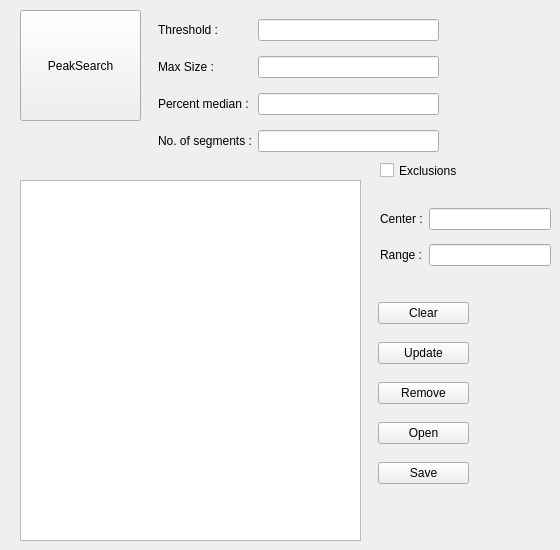
    <widget class="QWidget" name="tab_2">
     <attribute name="title">
      <string>PeakSearch</string>
     </attribute>
     <widget class="QPushButton" name="pushButton">
      <property name="geometry">
       <rect>
        <x>20</x>
        <y>10</y>
        <width>121</width>
        <height>111</height>
       </rect>
      </property>
      <property name="text">
       <string>PeakSearch</string>
      </property>
     </widget>
     <widget class="QTextEdit" name="textEdit">
      <property name="geometry">
       <rect>
        <x>20</x>
        <y>180</y>
        <width>341</width>
        <height>361</height>
       </rect>
      </property>
     </widget>
     <widget class="QCheckBox" name="ps_exclusionsCB">
      <property name="geometry">
       <rect>
        <x>380</x>
        <y>160</y>
        <width>101</width>
        <height>21</height>
       </rect>
      </property>
      <property name="text">
       <string>Exclusions </string>
      </property>
     </widget>
     <widget class="QWidget" name="layoutWidget">
      <property name="geometry">
       <rect>
        <x>158</x>
        <y>10</y>
        <width>281</width>
        <height>152</height>
       </rect>
      </property>
      <layout class="QGridLayout" name="gridLayout_4">
       <item row="0" column="0">
        <widget class="QLabel" name="label_61">
         <property name="text">
          <string>Threshold :</string>
         </property>
        </widget>
       </item>
       <item row="0" column="1">
        <widget class="QLineEdit" name="ps_threshLE"/>
       </item>
       <item row="1" column="0">
        <widget class="QLabel" name="label_62">
         <property name="text">
          <string>Max Size :</string>
         </property>
        </widget>
       </item>
       <item row="1" column="1">
        <widget class="QLineEdit" name="ps_maxsizeLE"/>
       </item>
       <item row="2" column="0">
        <widget class="QLabel" name="label_63">
         <property name="text">
          <string>Percent median :</string>
         </property>
        </widget>
       </item>
       <item row="2" column="1">
        <widget class="QLineEdit" name="ps_percmedLE"/>
       </item>
       <item row="3" column="0">
        <widget class="QLabel" name="label_64">
         <property name="text">
          <string>No. of segments :</string>
         </property>
        </widget>
       </item>
       <item row="3" column="1">
        <widget class="QLineEdit" name="ps_numsegLE"/>
       </item>
      </layout>
     </widget>
     <widget class="QWidget" name="layoutWidget">
      <property name="geometry">
       <rect>
        <x>380</x>
        <y>200</y>
        <width>171</width>
        <height>74</height>
       </rect>
      </property>
      <layout class="QGridLayout" name="gridLayout_5">
       <item row="0" column="0">
        <widget class="QLabel" name="label_65">
         <property name="text">
          <string>Center :</string>
         </property>
        </widget>
       </item>
       <item row="0" column="1">
        <widget class="QLineEdit" name="ps_centerLE"/>
       </item>
       <item row="1" column="0">
        <widget class="QLabel" name="label_66">
         <property name="text">
          <string>Range :</string>
         </property>
        </widget>
       </item>
       <item row="1" column="1">
        <widget class="QLineEdit" name="ps_rangeLE"/>
       </item>
      </layout>
     </widget>
     <widget class="QWidget" name="layoutWidget">
      <property name="geometry">
       <rect>
        <x>378</x>
        <y>290</y>
        <width>91</width>
        <height>211</height>
       </rect>
      </property>
      <layout class="QGridLayout" name="gridLayout_6">
       <item row="0" column="0">
        <widget class="QPushButton" name="pushButton_4">
         <property name="text">
          <string>Clear</string>
         </property>
        </widget>
       </item>
       <item row="1" column="0">
        <widget class="QPushButton" name="pushButton_5">
         <property name="text">
          <string>Update</string>
         </property>
        </widget>
       </item>
       <item row="2" column="0">
        <widget class="QPushButton" name="pushButton_6">
         <property name="text">
          <string>Remove</string>
         </property>
        </widget>
       </item>
       <item row="3" column="0">
        <widget class="QPushButton" name="pushButton_7">
         <property name="text">
          <string>Open</string>
         </property>
        </widget>
       </item>
       <item row="4" column="0">
        <widget class="QPushButton" name="pushButton_8">
         <property name="text">
          <string>Save</string>
         </property>
        </widget>
       </item>
      </layout>
     </widget>
    </widget>
